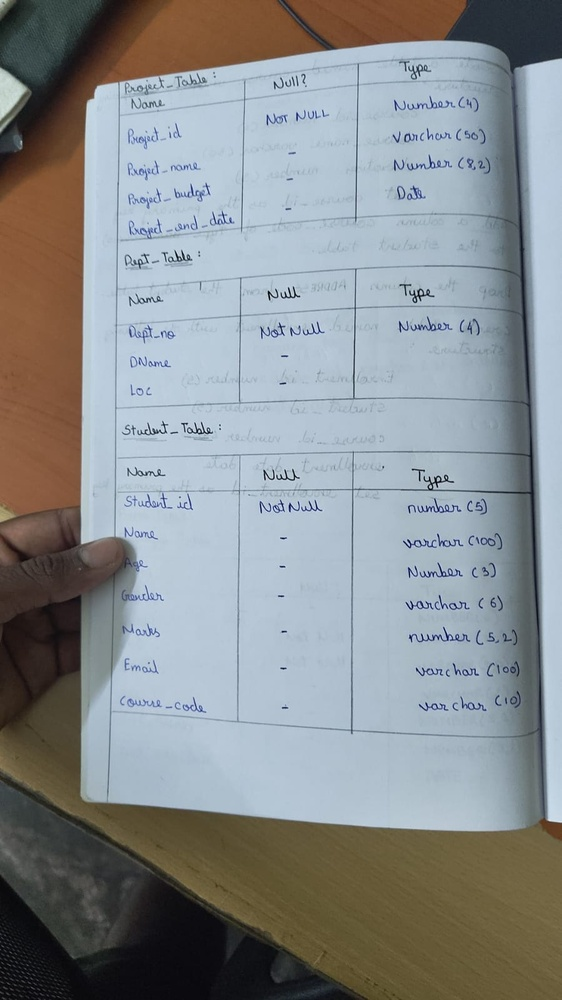
#> input picture images/11.jpg, 562 x 1000 px, shrunk from 899 x 1599 before the run
$ jupyter execute image_service.ipynb
#> lines starting #> are read from the running program, lines starting #| are printed output that depends on the picture; long printed decimals are rounded
[cell 1]
import cv2

import matplotlib.pyplot as plt

[cell 2]
IMAGE_PATH = '11.jpg'

[cell 3]
image = cv2.imread(IMAGE_PATH)
#> image is the input picture: shape (1000, 562, 3); mean B, G, R 144.2, 141.7, 136.9

if image is None:
    print("Error: Could not read the image. Please make sure the file exists and is a valid image file.")
else:
    image_rgb = cv2.cvtColor(image, cv2.COLOR_BGR2RGB)

    plt.imshow(image_rgb)
    plt.axis('off')
    plt.show()

[cell 4]
"""
@author: Sreenivas Bhattiprolu

Hough Transform to detect straight lines and measure angles between them.

https://en.wikipedia.org/wiki/Hough_transform

The origin is the top left corner of the original image. X and Y axis are
horizontal and vertical edges respectively. The distance is the minimal
algebraic distance from the origin to the detected line. The angle accuracy
can be improved by decreasing the step size in the theta array.

https://scikit-image.org/docs/dev/auto_examples/edges/plot_line_hough_transform.html#sphx-glr-auto-examples-edges-plot-line-hough-transform-py

Image downloaded from: https://geometryhelp.net/wp-content/uploads/2019/04/intersecting-lines.jpg
Then inverted to dark background.
"""

from skimage.transform import (hough_line, hough_line_peaks)
import numpy as np
import cv2
from matplotlib import pyplot as plt

image = cv2.imread(IMAGE_PATH, 0) #Fails if uses as-is due to bright background.
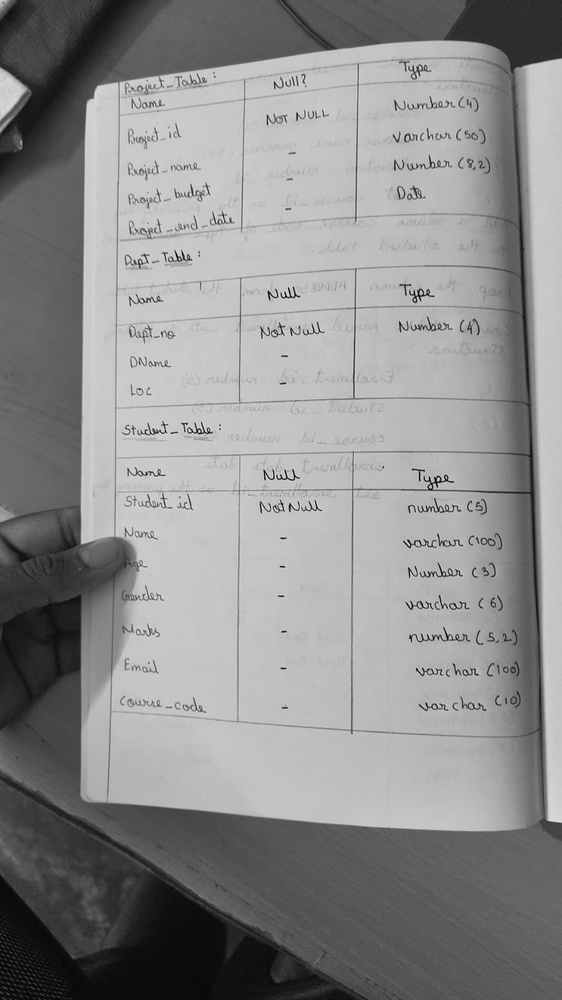
#> image: shape (1000, 562); min 0, max 240, mean 140.6
#Also try lines2 to see how it only picks up straight lines
#Invert images to show black background
image = ~image  #Invert the image (only if it had bright background that can confuse hough)
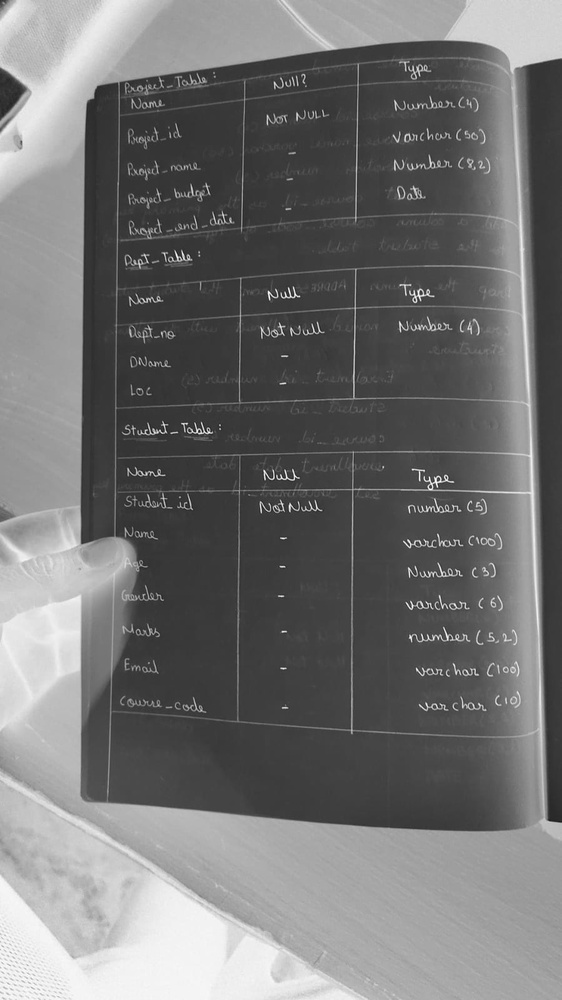
#> image: shape (1000, 562); min 15, max 255, mean 114.4
plt.imshow(image, cmap='gray')

# Set a precision of 1 degree. (Divide into 180 data points)
# You can increase the number of points if needed.
tested_angles = np.linspace(-np.pi / 2, np.pi / 2, 180)

# Perform Hough Transformation to change x, y, to h, theta, dist space.
hspace, theta, dist = hough_line(image, tested_angles)
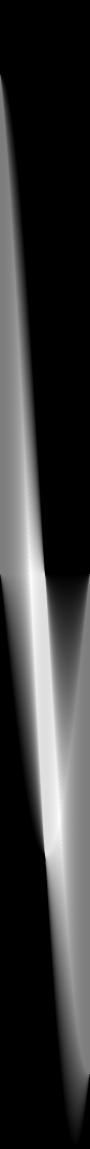
#> hspace: shape (2297, 180) uint64 (shown at 1/2 size); min 0, max 1143, mean 244.7; drawn with min black and max white
#> theta = 180 values from -1.57 to 1.57; dist = 2297 values from -1148 to 1148

plt.figure(figsize=(10,10))
plt.imshow(hspace)


#Now, to find the location of peaks in the hough space we can use hough_line_peaks
h, q, d = hough_line_peaks(hspace, theta, dist)
#> h = 92 values, max 1143 at index 0, min 572 at index 90, mean 923.1; q = 92 values, max 1.41 at index 90, min -1.4 at index 91, mean -0.352; d = 92 values, max 554 at index 6, min -884 at index 91, mean -35.91


#################################################################
#Example code from skimage documentation to plot the detected lines
angle_list=[]  #Create an empty list to capture all angles

# Generating figure 1
fig, axes = plt.subplots(1, 3, figsize=(15, 6))
ax = axes.ravel()

ax[0].imshow(image, cmap='gray')
ax[0].set_title('Input image')
ax[0].set_axis_off()

ax[1].imshow(np.log(1 + hspace),
             extent=[np.rad2deg(theta[-1]), np.rad2deg(theta[0]), dist[-1], dist[0]],
             cmap='gray', aspect=1/1.5)
ax[1].set_title('Hough transform')
ax[1].set_xlabel('Angles (degrees)')
ax[1].set_ylabel('Distance (pixels)')
ax[1].axis('image')

ax[2].imshow(image, cmap='gray')

origin = np.array((0, image.shape[1]))
#> origin = [0, 562]

for _, angle, dist in zip(*hough_line_peaks(hspace, theta, dist)):
    angle_list.append(angle) #Not for plotting but later calculation of angles
    y0, y1 = (dist - origin * np.cos(angle)) / np.sin(angle)
    ax[2].plot(origin, (y0, y1), '-r')
#> this loop made 92 passes
#> (angle, dist, y0, y1) on passes 1 to 12: (-0.5, 11, -22.94, 1005.3), (0.5, 487, 1015.4, -12.82), (0.483, 467, 1006.2, -66.37), (0.465, 456, 1016.7, -103.2), (-0.465, 49, -109.3, 1010.7), (-0.465, 37, -82.5, 1037.4), (0.588, 554, 998.8, 155.7), (0.588, 544, 980.8, 137.7), (0.588, 534, 962.8, 119.7), (0.588, 524, 944.7, 101.6), (0.588, 514, 926.7, 83.6), (-0.588, -22, 39.66, 882.8)
#> after the loop, angle_list has the same summary as q
ax[2].set_xlim(origin)
ax[2].set_ylim((image.shape[0], 0))
ax[2].set_axis_off()
ax[2].set_title('Detected lines')

plt.tight_layout()
plt.show()
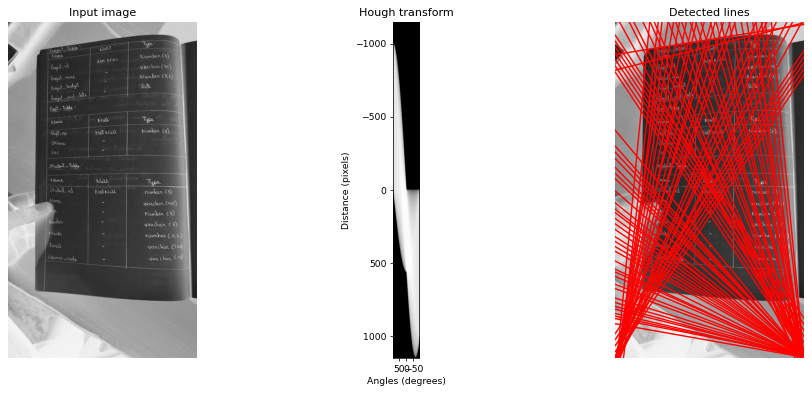
#> figure drawn by matplotlib, 3 panels

###############################################################
# Convert angles from radians to degrees (1 rad = 180/pi degrees)
angles = [a*180/np.pi for a in angle_list]
#> angles = 92 values, max 80.95 at index 90, min -79.94 at index 91, mean -20.19

# Compute difference between the two lines
angle_difference = np.max(angles) - np.min(angles)
#> angle_difference = 160.9
print(180 - angle_difference)   #Subtracting from 180 to show it as the small angle between two lines
#| 19.106

$ run again, with images/1.jpg copied over images/11.jpg
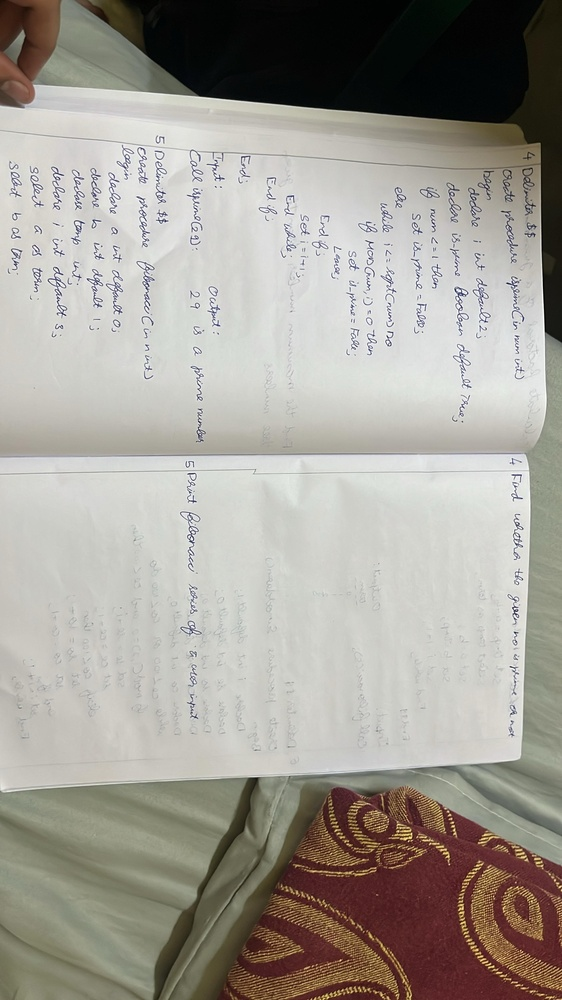
#> input picture images/1.jpg, 562 x 1000 px, shrunk from 2160 x 3840 before the run
#> image is the input picture: shape (1000, 562, 3); mean B, G, R 150.5, 158.2, 162.3
#> `image = ~image`:
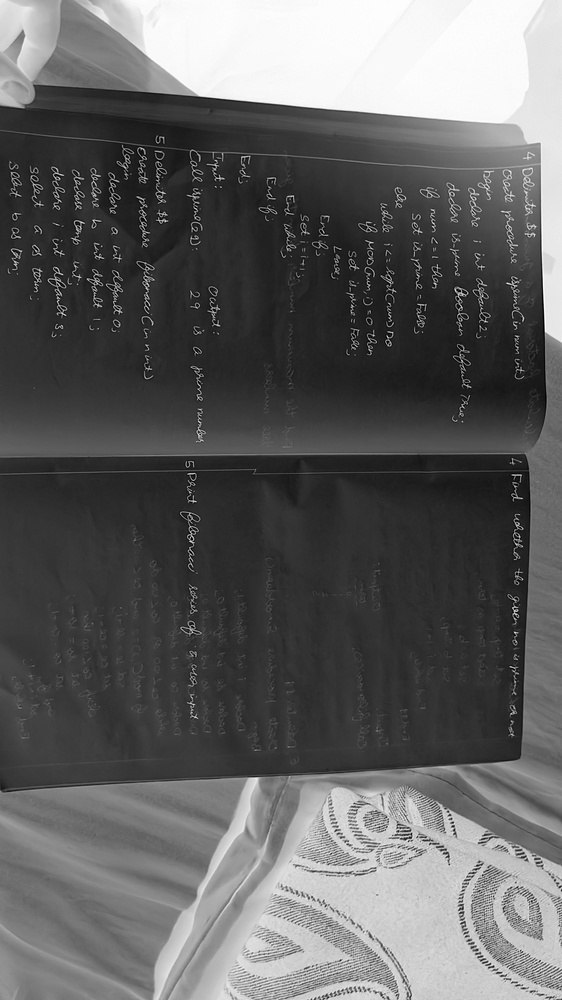
#> image: shape (1000, 562); min 0, max 255, mean 96.5
#> `hspace, theta, dist = hough_line(image, tested_angles)`: theta = 180 values from -1.57 to 1.57; dist = 2297 values from -1148 to 1148
#> h = 91 values, max 1142 at index 0, min 572 at index 89, mean 919; q = 91 values, max 1.41 at index 89, min -1.4 at index 90, mean -0.348; d = 91 values, max 554 at index 6, min -884 at index 90, mean -33.74
#> the loop `for _, angle, dist in zip(*hough_line_peaks(hspace, theta, dist)):` made 91 passes
#> (angle, dist, y0, y1) on passes 1 to 8: (0.5, 485, 1011.3, -16.99), (-0.5, 11, -22.94, 1005.3), (0.483, 467, 1006.2, -66.37), (0.465, 456, 1016.7, -103.2), (-0.465, 49, -109.3, 1010.7), (-0.465, 37, -82.5, 1037.4), (0.588, 554, 998.8, 155.7), (0.588, 541, 975.4, 132.3)
#> after the loop `for _, angle, dist in zip(*hough_line_peaks(hspace, theta, dist)):`: angle_list has the same summary as q
#> `plt.show()`:
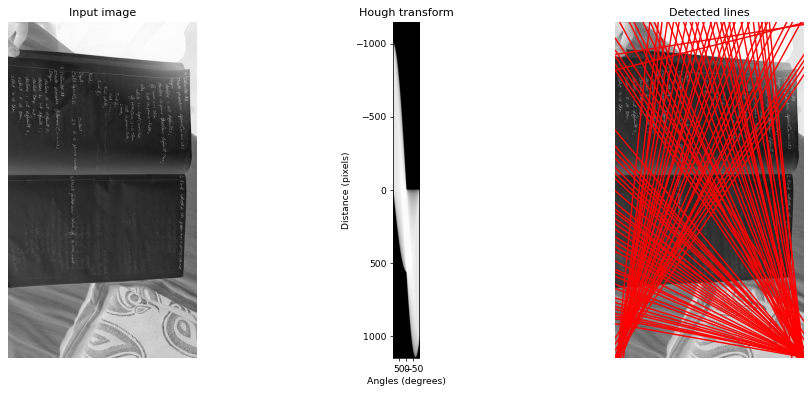
#> figure drawn by matplotlib, 3 panels
#> angles = 91 values, max 80.95 at index 89, min -79.94 at index 90, mean -19.95
#> angle_difference = 160.9
#| 19.106

$ run again, with images/10.jpg copied over images/11.jpg
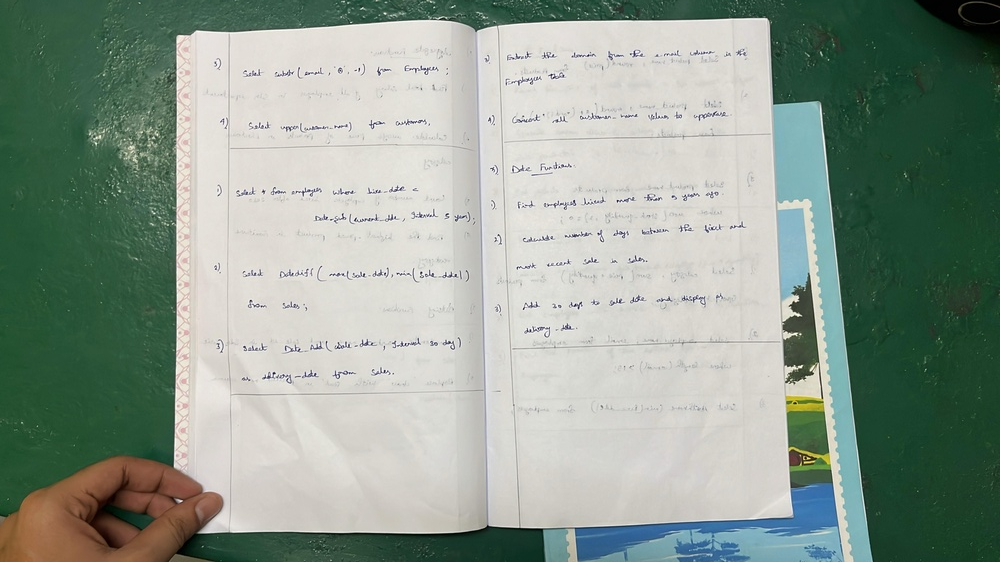
#> input picture images/10.jpg, 1000 x 562 px, shrunk from 3840 x 2160 before the run
#> image is the input picture: shape (562, 1000, 3); mean B, G, R 144, 155.7, 142.3
#> `hspace, theta, dist = hough_line(image, tested_angles)`:
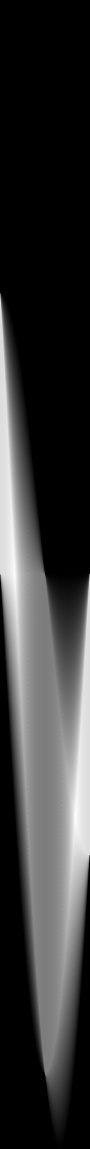
#> hspace: shape (2297, 180) uint64 (shown at 1/2 size); min 0, max 1149, mean 244.6; drawn with min black and max white
#> `hspace, theta, dist = hough_line(image, tested_angles)`: theta = 180 values from -1.57 to 1.57; dist = 2297 values from -1148 to 1148
#> h = 96 values, max 1149 at index 0, min 575 at index 95, mean 858.8; q = 96 values, max 1.57 at index 44, min -1.57 at index 45, mean -0.0718; d = 96 values, max 912 at index 76, min -546 at index 45, mean 279.7
#> the loop `for _, angle, dist in zip(*hough_line_peaks(hspace, theta, dist)):` made 96 passes
#> (angle, dist, y0, y1) on passes 1 to 8: (1.06, 486, 556.5, -1.47), (-1.06, -2, 2.29, 560.3), (1.13, 424, 468.4, -0.913), (-1.13, -77, 85.06, 554.3), (1.15, 409, 448.2, 0.139), (-1.15, -99, 108.5, 556.5), (-1.17, -115, 125.1, 552.2), (1.2, 360, 385.9, -0.299)
#> after the loop `for _, angle, dist in zip(*hough_line_peaks(hspace, theta, dist)):`: angle_list has the same summary as q
#> `plt.show()`:
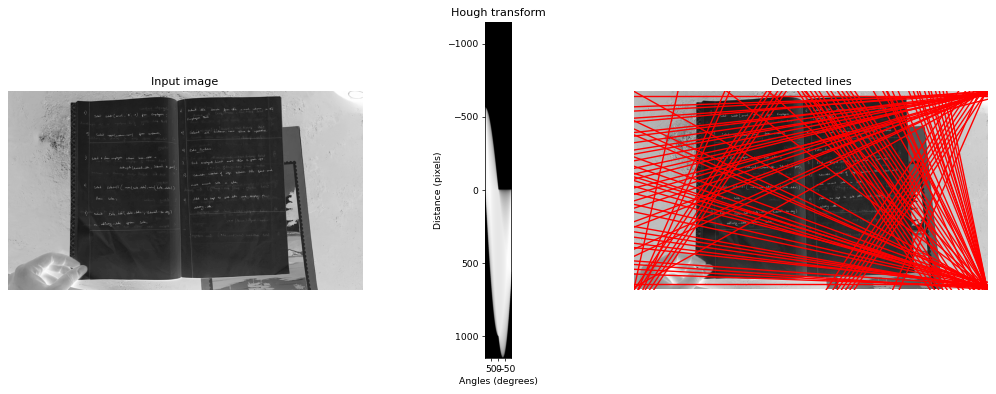
#> figure drawn by matplotlib, 3 panels
#> angles = 96 values, max 90 at index 44, min -90 at index 45, mean -4.12
#> angle_difference = 180
#| 0.0

$ run again, with images/12.jpg copied over images/11.jpg
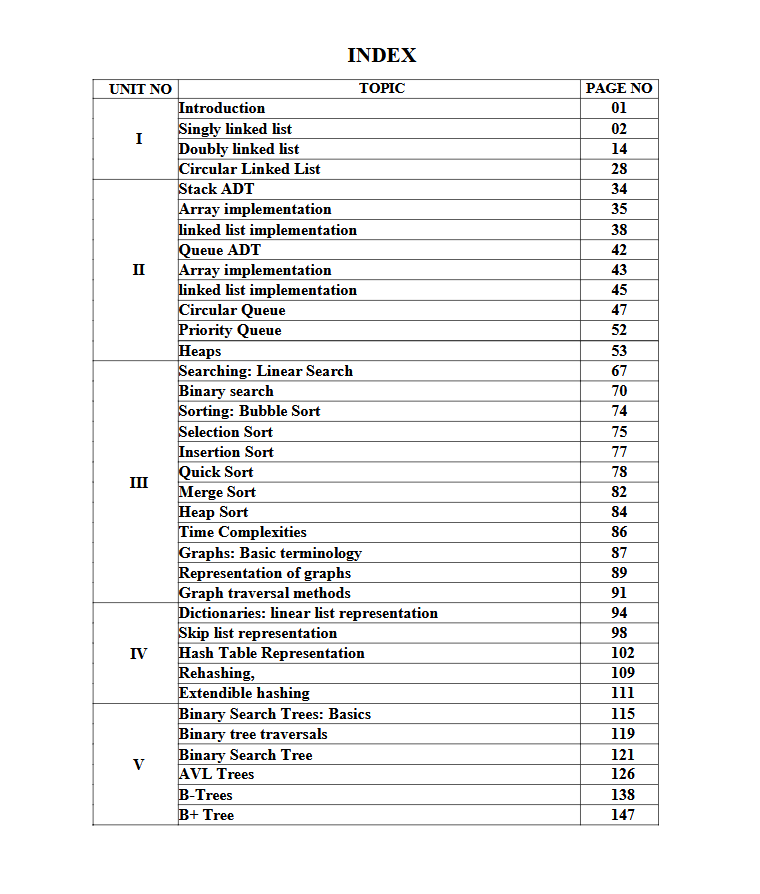
#> input picture images/12.jpg, 760 x 894 px
#> image is the input picture: shape (894, 760, 3); mean B, G, R 241.3, 241.3, 241.3
#> `hspace, theta, dist = hough_line(image, tested_angles)`:
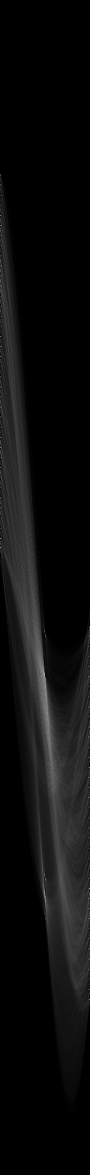
#> hspace: shape (2349, 180) uint64 (shown at 1/2 size); min 0, max 567, mean 29.7; drawn with min black and max white
#> `hspace, theta, dist = hough_line(image, tested_angles)`: theta = 180 values from -1.57 to 1.57; dist = 2349 values from -1174 to 1174
#> h = 46 values, max 567 at index 0, min 304 at index 45, mean 473.2; q = 46 values, max 1.57 at index 0, min -0.00878 at index 10, mean 1.31; d = 46 values, max 824 at index 0, min 80 at index 6, mean 423
#> the loop `for _, angle, dist in zip(*hough_line_peaks(hspace, theta, dist)):` made 46 passes
#> (angle, dist, y0, y1) on passes 1 to 8: (1.57, 824, 824, 824), (1.57, 703, 703, 703), (1.57, 602, 602, 602), (1.57, 360, 360, 360), (1.57, 178, 178, 178), (1.57, 98, 98, 98), (1.57, 80, 80, 80), (1.57, 482, 482, 482)
#> after the loop `for _, angle, dist in zip(*hough_line_peaks(hspace, theta, dist)):`: angle_list has the same summary as q
#> `plt.show()`:
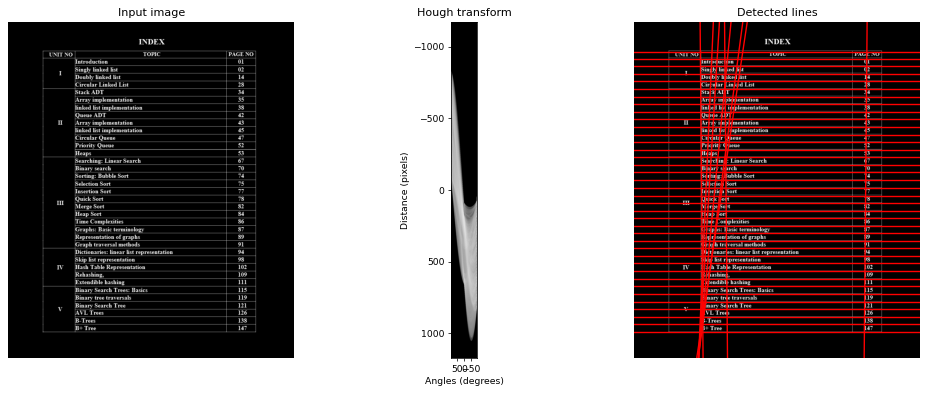
#> figure drawn by matplotlib, 3 panels
#> angles = 46 values, max 90 at index 0, min -0.503 at index 10, mean 74.94
#> angle_difference = 90.5
#| 89.497
